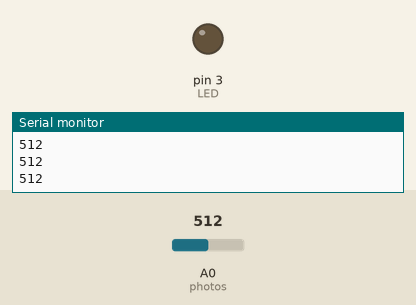
Recording of a sketch running on a simulated Arduino Uno, built with avr-gcc and run on an emulated ATmega328P. On the bench: output pins drawn as LEDs (lit = HIGH), the last lines printed to the serial monitor. The inputs (shaded band) are chosen by the test bench; at power-on: A0 (photos) = 512.

Above: at 1.2 s.
1.3 s: A0 (photos) set to 311
2.8 s: A0 (photos) set to 291
At 3.5 s:
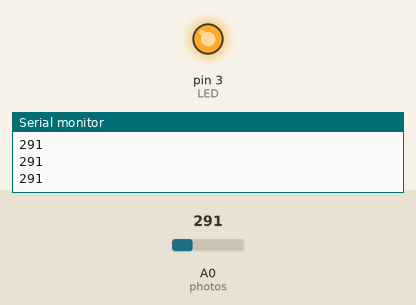
4.3 s: A0 (photos) set to 306
At 4.8 s:
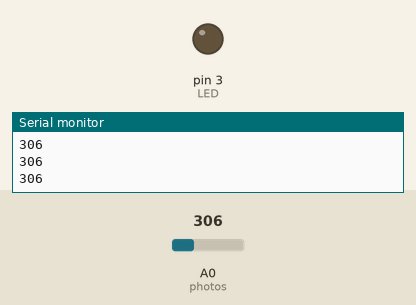
5.8 s: A0 (photos) set to 290
At 6.1 s:
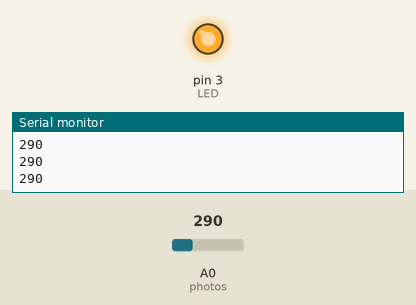
Timing chart, 0 to 8.3 s (numbered marks = the images above; inputs shaded):
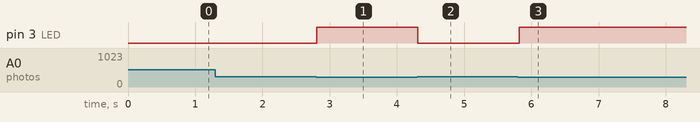

Measured:
- the behaviour switches between 300 and 299 on A0 (photos) (found by bisection; images 0 and 1)
- after the input at 2.8 s, pin 3 (LED): LOW → HIGH at once
- after the input at 4.3 s, pin 3 (LED): HIGH → LOW at once
- after the input at 5.8 s, pin 3 (LED): LOW → HIGH at once

The sketch:

lesson_6.ino
```cpp
/*
  keyestudio sun_follower
  lesson 6.1
  photovaristor
  http://www.keyestudio.com
*/
#define photos  A0   //photoresistance pin to A0
#define LED 3   //define the LED pin as D3
volatile int value = 0;
void setup() {
  Serial.begin(9600);
  pinMode(LED, OUTPUT);// initialize digital pin LED as an output.
}

void loop () {
  value = analogRead(photos);  //read the value detected by the sensor
  Serial.println(value);
  if (value < 300) {  //when the analog value is less than 300
    digitalWrite(LED, HIGH); //the LED lights up
  }
  else {  //when the analog value is bigger than 300
    digitalWrite(LED, LOW); //the LED is off
  }
  delay(100);               //delay in 100ms
}
```
